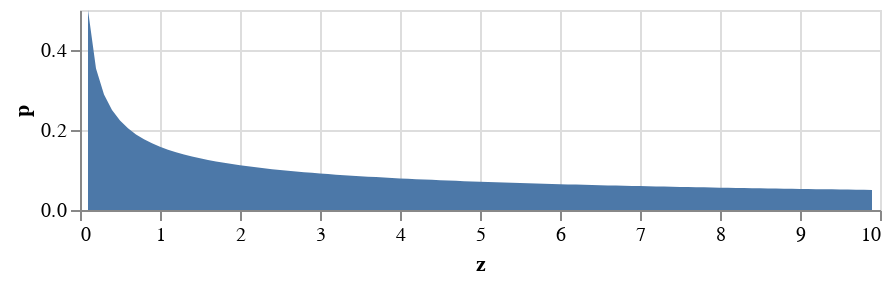

Write notebook code for a chart like this one.
### Markdown cell above
More buckets gives us more information. If we want to know $P(\mathbf Z \in [0,0.5))$, for instance, we can sum up the probabilities for the buckets $[0,0.1)$, $[0.1,0.2)$, ... $[0.4,0.5)$. But we can't get *any* probability. The graph doesn't have enough information to let us calculate probabilities over intervals whose ends are between two cutpoints of the buckets. It only has resolution up to increments of $0.1$ in terms of $z$. It would be nice to have a graph that lets us read off arbitrary probabilities like $P(\mathbf Z \in [a,b])$ just by looking at how much "stuff" there is between $a$ and $b$. Something like this:

### Code cell
zs = np.arange(0.1,10,0.1)
ps = [1/(2*sqrt(10*z)) for z in zs] # magic, for now

distribution = pd.DataFrame({'z':zs, 'p':ps})
alt.Chart(distribution, height=100, width=400).mark_area().encode(x='z', y='p')

### Figure 1 — Vega-Lite specification as saved in the notebook (floating-point values rounded to 4 significant figures)
{"$schema": "https://vega.github.io/schema/vega-lite/v3.4.0.json", "config": {"mark": {"tooltip": null}, "view": {"height": 300, "width": 400}}, "data": {"name": "data-c101341a031f7d31f56b8b1aa832611d"}, "datasets": {"data-c101341a031f7d31f56b8b1aa832611d": [{"p": 0.5, "z": 0.1}, {"p": 0.3536, "z": 0.2}, {"p": 0.2887, "z": 0.3}, {"p": 0.25, "z": 0.4}, {"p": 0.2236, "z": 0.5}, {"p": 0.2041, "z": 0.6}, {"p": 0.189, "z": 0.7}, {"p": 0.1768, "z": 0.8}, {"p": 0.1667, "z": 0.9}, {"p": 0.1581, "z": 1}, {"p": 0.1508, "z": 1.1}, {"p": 0.1443, "z": 1.2}, {"p": 0.1387, "z": 1.3}, {"p": 0.1336, "z": 1.4}, {"p": 0.1291, "z": 1.5}, {"p": 0.125, "z": 1.6}, {"p": 0.1213, "z": 1.7}, {"p": 0.1179, "z": 1.8}, {"p": 0.1147, "z": 1.9}, {"p": 0.1118, "z": 2}, {"p": 0.1091, "z": 2.1}, {"p": 0.1066, "z": 2.2}, {"p": 0.1043, "z": 2.3}, {"p": 0.1021, "z": 2.4}, {"p": 0.1, "z": 2.5}, {"p": 0.09806, "z": 2.6}, {"p": 0.09623, "z": 2.7}, {"p": 0.09449, "z": 2.8}, {"p": 0.09285, "z": 2.9}, {"p": 0.09129, "z": 3.0}, {"p": 0.0898, "z": 3.1}, {"p": 0.08839, "z": 3.2}, {"p": 0.08704, "z": 3.3}, {"p": 0.08575, "z": 3.4}, {"p": 0.08452, "z": 3.5}, {"p": 0.08333, "z": 3.6}, {"p": 0.0822, "z": 3.7}, {"p": 0.08111, "z": 3.8}, {"p": 0.08006, "z": 3.9}, {"p": 0.07906, "z": 4}, {"p": 0.07809, "z": 4.1}, {"p": 0.07715, "z": 4.2}, {"p": 0.07625, "z": 4.3}, {"p": 0.07538, "z": 4.4}, {"p": 0.07454, "z": 4.5}, {"p": 0.07372, "z": 4.6}, {"p": 0.07293, "z": 4.7}, {"p": 0.07217, "z": 4.8}, {"p": 0.07143, "z": 4.9}, {"p": 0.07071, "z": 5}, {"p": 0.07001, "z": 5.1}, {"p": 0.06934, "z": 5.2}, {"p": 0.06868, "z": 5.3}, {"p": 0.06804, "z": 5.4}, {"p": 0.06742, "z": 5.5}, {"p": 0.06682, "z": 5.6}, {"p": 0.06623, "z": 5.7}, {"p": 0.06565, "z": 5.8}, {"p": 0.06509, "z": 5.9}, {"p": 0.06455, "z": 6}, {"p": 0.06402, "z": 6.1}, {"p": 0.0635, "z": 6.2}, {"p": 0.06299, "z": 6.3}, {"p": 0.0625, "z": 6.4}, {"p": 0.06202, "z": 6.5}, {"p": 0.06155, "z": 6.6}, {"p": 0.06108, "z": 6.7}, {"p": 0.06063, "z": 6.8}, {"p": 0.06019, "z": 6.9}, {"p": 0.05976, "z": 7}, {"p": 0.05934, "z": 7.1}, {"p": 0.05893, "z": 7.2}, {"p": 0.05852, "z": 7.3}, {"p": 0.05812, "z": 7.4}, {"p": 0.05774, "z": 7.5}, {"p": 0.05735, "z": 7.6}, {"p": 0.05698, "z": 7.7}, {"p": 0.05661, "z": 7.8}, {"p": 0.05625, "z": 7.9}, {"p": 0.0559, "z": 8}, {"p": 0.05556, "z": 8.1}, {"p": 0.05522, "z": 8.2}, {"p": 0.05488, "z": 8.3}, {"p": 0.05455, "z": 8.4}, {"p": 0.05423, "z": 8.5}, {"p": 0.05392, "z": 8.6}, {"p": 0.05361, "z": 8.7}, {"p": 0.0533, "z": 8.8}, {"p": 0.053, "z": 8.9}, {"p": 0.0527, "z": 9}, {"p": 0.05241, "z": 9.1}, {"p": 0.05213, "z": 9.2}, {"p": 0.05185, "z": 9.3}, {"p": 0.05157, "z": 9.4}, {"p": 0.0513, "z": 9.5}, {"p": 0.05103, "z": 9.6}, {"p": 0.05077, "z": 9.7}, {"p": 0.05051, "z": 9.8}, {"p": 0.05025, "z": 9.9}]}, "encoding": {"x": {"field": "z", "type": "quantitative"}, "y": {"field": "p", "type": "quantitative"}}, "height": 100, "mark": "area", "width": 400}
